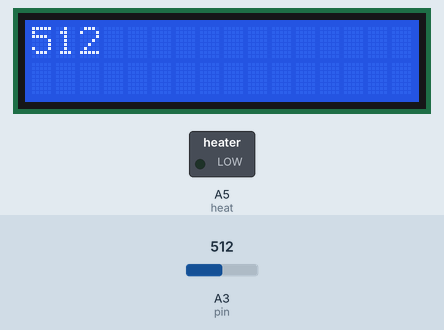
Recording of a sketch running on a simulated Arduino Uno, built with avr-gcc and run on an emulated ATmega328P. On the bench: 16×2 character LCD, switched loads named in the sketch (green lamp = pin HIGH). The inputs (shaded band) are chosen by the test bench; at power-on: A3 (pin) = 512. What the sketch prints to the serial monitor is not drawn.

Above: at 1.2 s.
1.3 s: A3 (pin) set to 716
At 2.2 s:
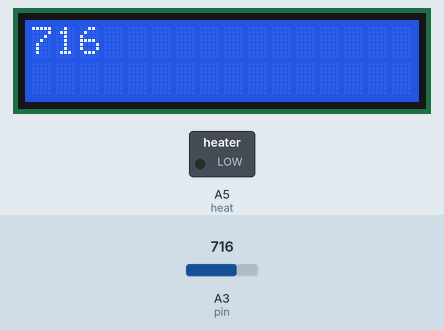
3.0 s: A3 (pin) set to 900
At 3.4 s:
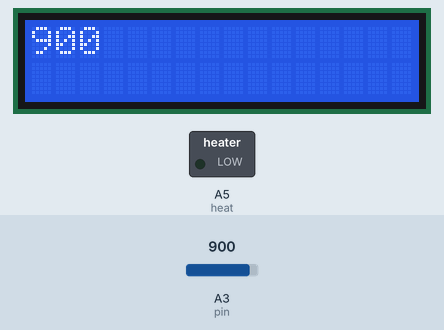
4.5 s: A3 (pin) set to 1023
At 5.9 s:
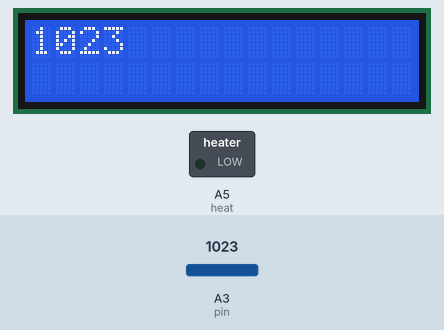
Timing chart, 0 to 7.5 s (numbered marks = the images above; inputs shaded):
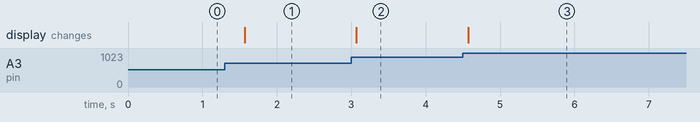

Measured:
- after the input at 1.3 s, the display: changes after 0.27 s (image 1)
- after the input at 3.0 s, the display: changes after 0.07 s (image 2)
- after the input at 4.5 s, the display: changes after 0.07 s (image 3)

The sketch:

test.ino
```cpp
# include <LiquidCrystal.h>
LiquidCrystal lcd(8, 9, 10, 11, 12, 13);

int heat=A5;
int pin=3;

void setup() {
  pinMode(heat, OUTPUT);
  pinMode(pin, INPUT);
  lcd.begin(16, 2);
  Serial.begin(9600);
}

void loop() {
  int temp=10;
  analogWrite(heat, temp);
  int r = analogRead(pin);
  Serial.println(r);
  lcd.setCursor(0, 0);
  lcd.print(r);
  delay(500);
}
```
